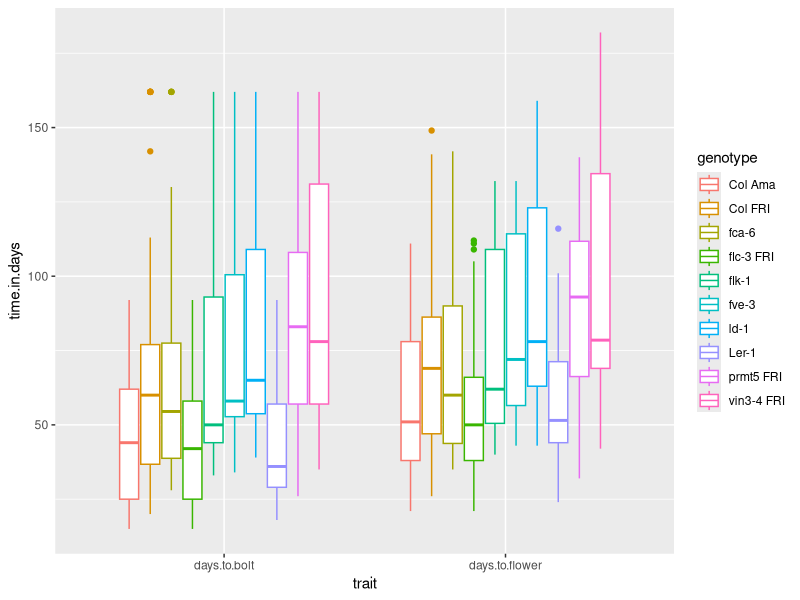
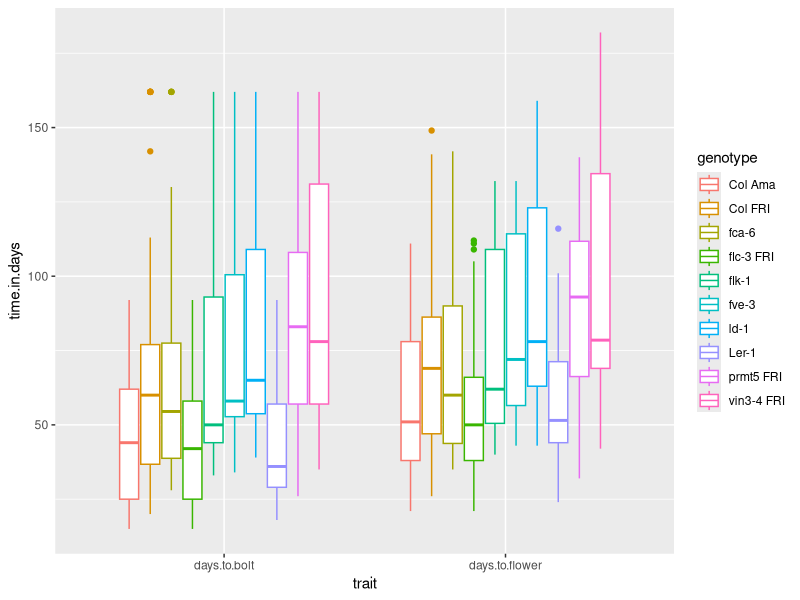
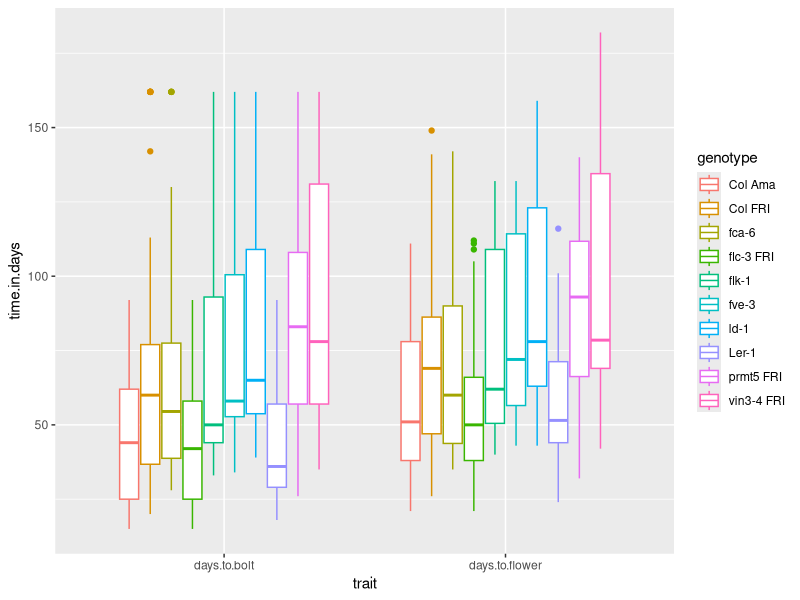
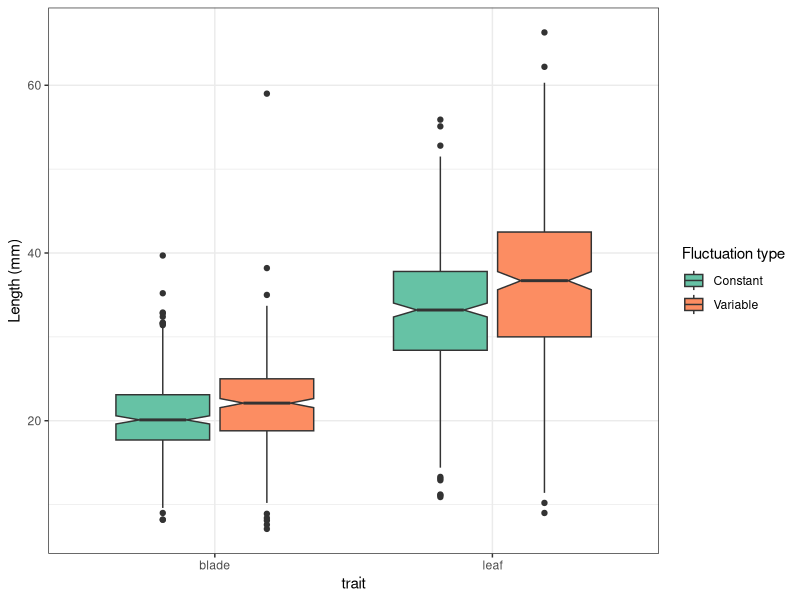
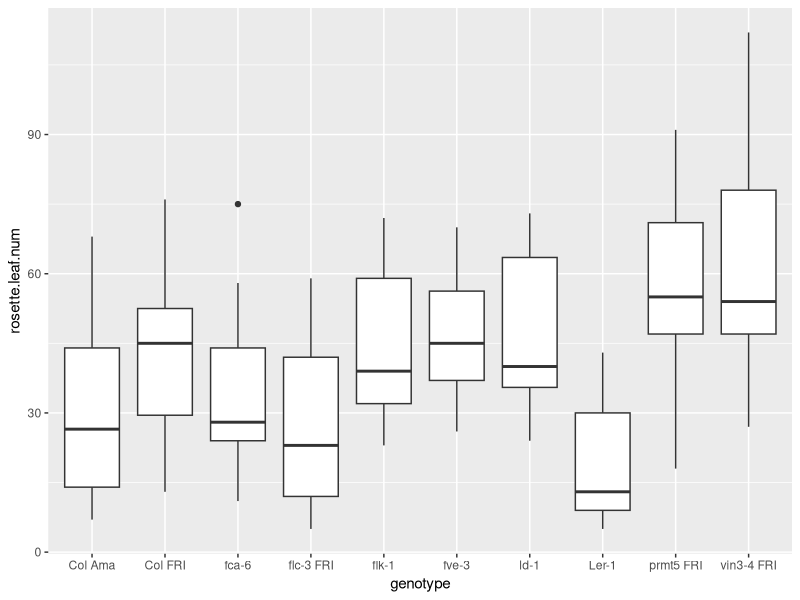
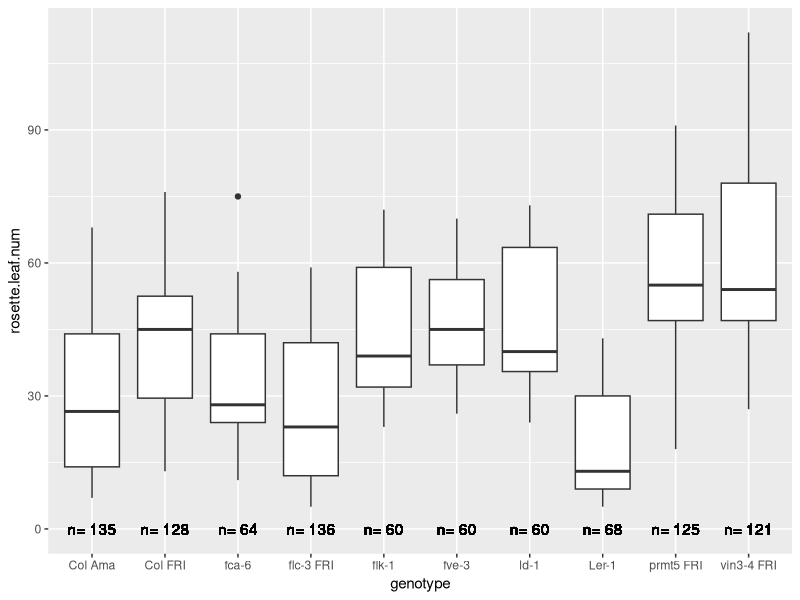
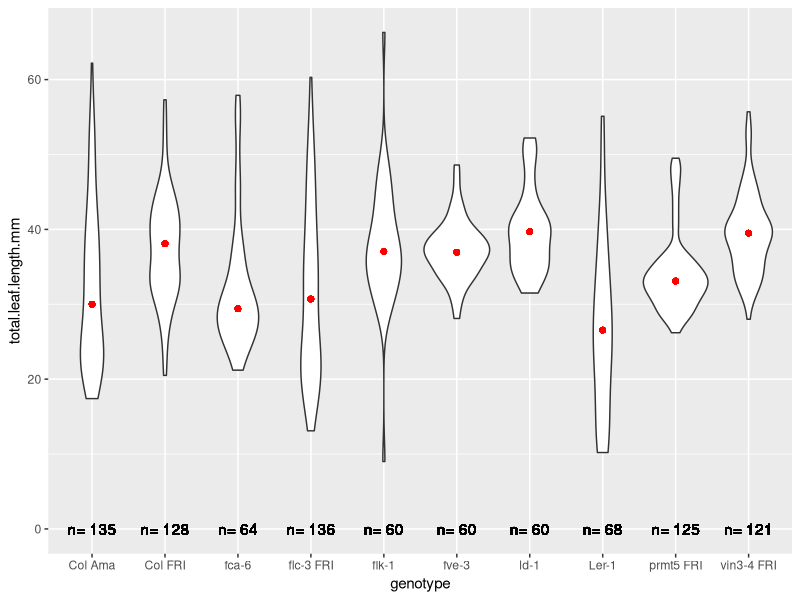
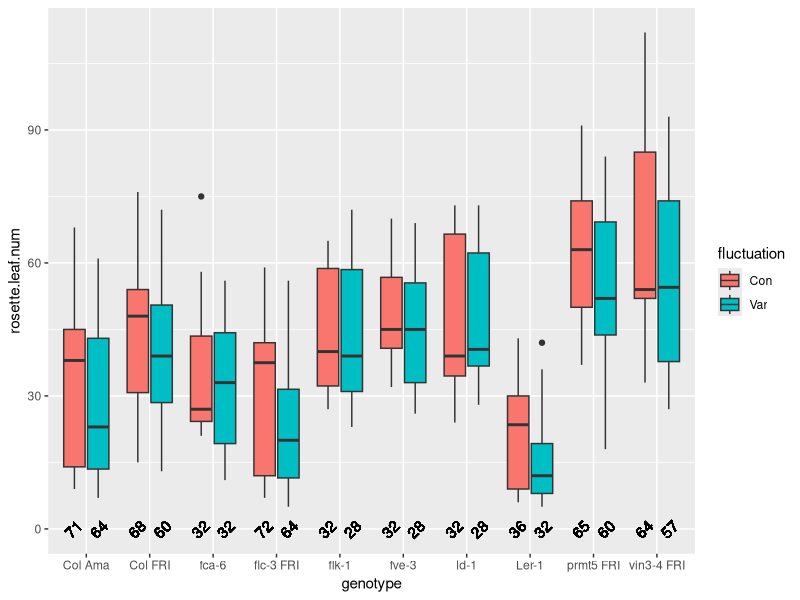

Source code (R) for these figures, in order:
# Préparer l'environnement

#1. Spécifier le `working directory`
setwd("Desktop/2021_L3_R/session4_reorganisation_avancee/materiel/")

#2. Charger les librairies
library(tidyverse)


#3. Charger les données `burghardt_et_al_2015_expt1.txt` 
# et mettez les dans expt1

expt1 <-read_tsv("../data/burghardt_et_al_2015_expt1.txt")

# reorganisation avec gather()
expt1_long<-gather(expt1,key="trait", 
       value = "time.in.days",
       days.to.bolt, days.to.flower)

ggplot(expt1_long, aes(x=trait, y=time.in.days,
                       colour=genotype))+
  geom_boxplot()

#  utiliser des pipes %>% 

gather(expt1,key="trait", 
       value = "time.in.days",
      days.to.bolt, days.to.flower) %>% 
ggplot(aes(x=trait, y=time.in.days,
                       colour=genotype))+
  geom_boxplot()

expt1 %>% 
gather(key="trait", 
       value = "time.in.days",
       days.to.bolt, days.to.flower) %>% 
  ggplot(aes(x=trait, y=time.in.days,
             colour=genotype))+
  geom_boxplot()
ggsave("boxplot_days_bolt_flower.jpg")

# Exercice 3 de la séance 4
library(RColorBrewer)

gather(expt1, key="trait", value = "length.mm",
       blade.length.mm, total.leaf.length.mm) %>% 
  ggplot(aes(x=trait, y=length.mm, fill=fluctuation))+
  geom_boxplot(notch=TRUE)+
  scale_fill_brewer(palette = "Set2", 
                    labels=c("Con"="Constant",
                             "Var"="Variable"),
                    name="Fluctuation type") +
  theme_bw()+
  ylab("Length (mm)") +
  scale_x_discrete(labels=c("blade.length.mm"="blade",
                            "total.leaf.length.mm"="leaf"))
  

# Combiner plusieurs tableaux en un  

band_members
band_instruments

full_join(band_members, band_instruments,
          by="name")


## Group by, summarize

expt1 %>%
  group_by(genotype) %>%
  summarise(mean.days.to.flower=mean(days.to.flower, 
                                     na.rm=TRUE))

expt1 %>%
  group_by(genotype, temperature) %>%
  summarise(mean.days.to.flower=mean(days.to.flower, 
                                     na.rm=TRUE),
            median.days.to.flower = median(days.to.flower,
                                           na.rm=TRUE),
            sd.days.to.flower = sd(days.to.flower,
                                   na.rm = TRUE))

expt1 %>%
  group_by(genotype) %>%
  summarise(n.observations = n())

count(expt1, genotype)



ggplot(expt1, aes(genotype, rosette.leaf.num))+
  geom_boxplot()


expt1 %>%
  group_by(genotype) %>%
  summarise(n.obs=n()) %>%
  mutate(n.obs=paste("n=", n.obs)) %>%
  full_join(expt1, by = "genotype") %>%
  ggplot(aes(genotype, rosette.leaf.num))+
  geom_boxplot() +
  geom_text(aes(label=n.obs, x=genotype, y=0))

# Exercice 2 de la partie 2 de la session 5

expt1 %>%
  group_by(genotype) %>%
  summarise(n.obs=n(), 
            median.total.leaf.length=median(total.leaf.length.mm, 
                                            na.rm = TRUE)) %>%
  mutate(n.obs=paste("n=", n.obs)) %>%
  full_join(expt1, by="genotype") %>%
  ggplot(aes(x=genotype, y=total.leaf.length.mm)) +
  geom_violin() +
  geom_text(aes(label=n.obs, x=genotype, y=0)) +
  geom_point(aes(x=genotype, y=median.total.leaf.length),
             color="red")


expt1 %>%
  group_by(genotype, fluctuation) %>%
  summarise(n.obs=n()) %>%
  full_join(expt1, by=c("genotype", "fluctuation")) %>%
  ggplot(aes(genotype, rosette.leaf.num, fill=fluctuation))+
  geom_boxplot() +
  geom_text(aes(label=n.obs, x=genotype, y=0), 
            position = position_dodge(0.8), angle = 45)



